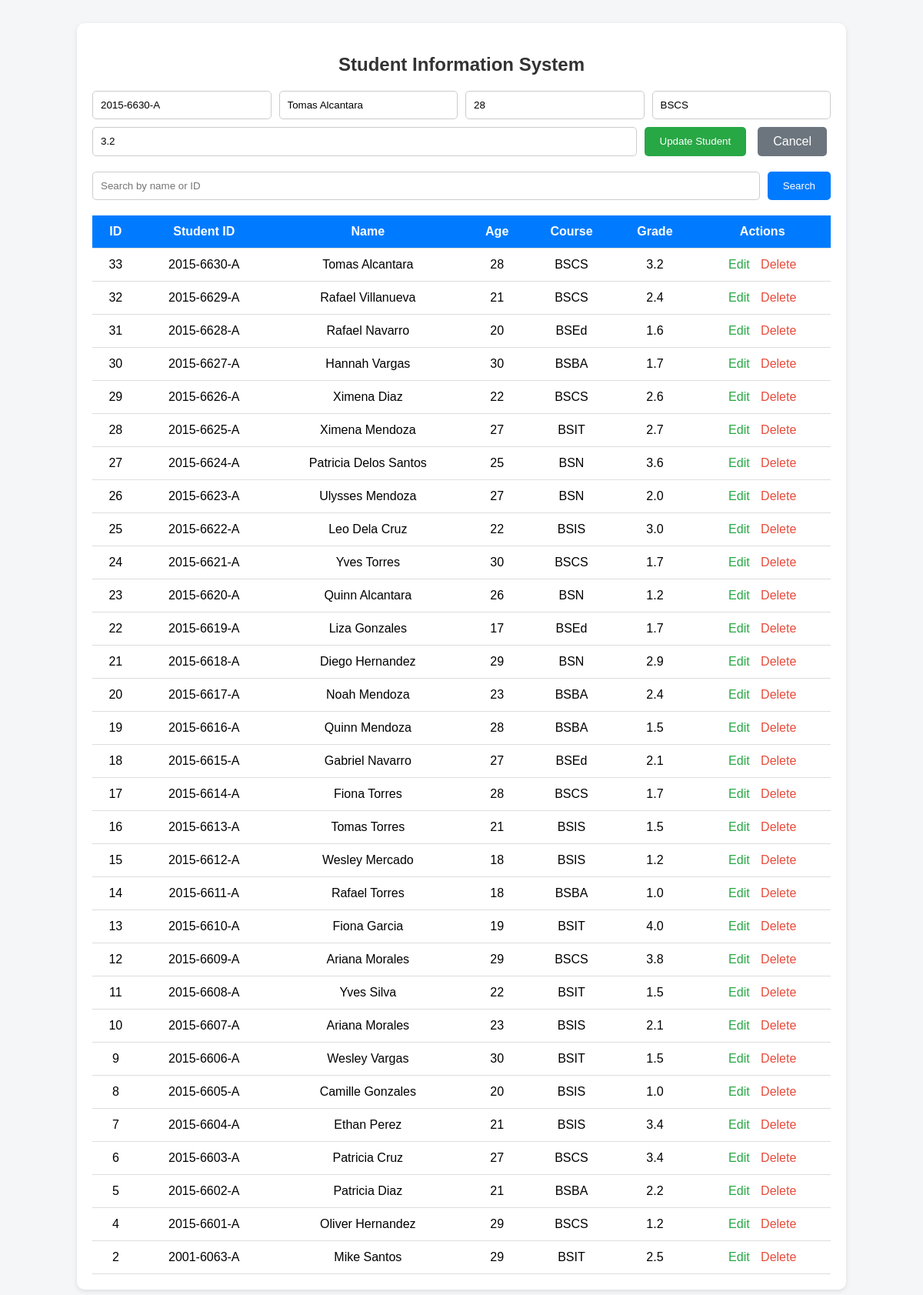
/?edit=33, run on the app's committed database.
### tables this page shows
CREATE TABLE `students` (
  `id` int(11) NOT NULL,
  `student_id` varchar(50) NOT NULL,
  `name` varchar(100) NOT NULL,
  `age` int(11) NOT NULL,
  `course` varchar(100) NOT NULL,
  `grade` varchar(5) NOT NULL
);

### index.php (the view, shortened to what this page needs)
<?php include 'db.php'; ?>
<!DOCTYPE html>
<html lang="en">
<head>
  <link rel="stylesheet" href="style.css">
</head>
<body>
  <div class="container">
    <h2>Student Information System</h2>
    <?php
    $student_id = "";
    $name = "";
    $age = "";
    $course = "";
    $grade = "";
    $update = false;
    if (isset($_GET['edit'])) {
        $id = $_GET['edit'];
        $update = true;
        $result = mysqli_query($conn, "SELECT * FROM students WHERE id=$id");
        if (mysqli_num_rows($result) == 1) {
            $row = mysqli_fetch_assoc($result);
            $student_id = $row['student_id'];
            $name = $row['name'];
            $age = $row['age'];
            $course = $row['course'];
            $grade = $row['grade'];
        }
    }
    $where = "";
    $result = mysqli_query($conn, "SELECT * FROM students $where ORDER BY id DESC");
    ?>
    <form method="POST">
      <input type="text" name="student_id" placeholder="Student ID" value="<?php echo $student_id; ?>" required>
      <input type="text" name="name" placeholder="Name" value="<?php echo $name; ?>" required>
      <input type="number" name="age" placeholder="Age" value="<?php echo $age; ?>" required>
      <input type="text" name="course" placeholder="Course" value="<?php echo $course; ?>" required>
      <input type="text" name="grade" placeholder="Grade" value="<?php echo $grade; ?>" required>
      <?php if ($update): ?>
        <button type="submit" name="update" class="update-btn">Update Student</button>
        <a href="index.php" class="cancel-btn">Cancel</a>
      <?php else: ?>
        <button type="submit" name="save">Add Student</button>
      <?php endif; ?>
    </form>
    <form method="GET" class="search-form">
      <input type="text" name="search" placeholder="Search by name or ID" value="<?php echo isset($_GET['search']) ? $_GET['search'] : ''; ?>">
      <button type="submit">Search</button>
    </form>
    <table>
      <tr>
        <th>ID</th>
        <th>Student ID</th>
        <th>Name</th>
        <th>Age</th>
        <th>Course</th>
        <th>Grade</th>
        <th>Actions</th>
      </tr>
      <?php while ($row = mysqli_fetch_assoc($result)) { ?>
        <tr>
          <td><?php echo $row['id']; ?></td>
          <td><?php echo $row['student_id']; ?></td>
          <td><?php echo $row['name']; ?></td>
          <td><?php echo $row['age']; ?></td>
          <td><?php echo $row['course']; ?></td>
          <td><?php echo $row['grade']; ?></td>
          <td>
            <a href="?edit=<?php echo $row['id']; ?>" class="edit-btn">Edit</a>
            <a href="?delete=<?php echo $row['id']; ?>" class="delete-btn" onclick="return confirm('Delete this record?')">Delete</a>
          </td>
        </tr>
      <?php } ?>
    </table>
  </div>
</body>
</html>

### style.css (style rules this page uses)
body { font-family: Arial, sans-serif; background: #f4f6f8; margin: 0; padding: 0; }
.container { width: 80%; margin: 30px auto; background: #fff; padding: 20px; border-radius: 10px; box-shadow: 0 2px 6px rgba(0,0,0,0.1); }
h2 { text-align: center; color: #333; }
form { display: flex; flex-wrap: wrap; gap: 10px; margin-bottom: 20px; }
input[type="text"], input[type="number"] { flex: 1; padding: 10px; border: 1px solid #ccc; border-radius: 5px; }
button { background-color: #007bff; border: none; color: white; padding: 10px 20px; border-radius: 5px; cursor: pointer; }
.update-btn { background-color: #28a745; }
.cancel-btn { background-color: #6c757d; color: white; text-decoration: none; padding: 10px 20px; border-radius: 5px; }
.search-form { justify-content: center; }
table { width: 100%; border-collapse: collapse; }
th, td { padding: 12px; text-align: center; border-bottom: 1px solid #ddd; }
th { background: #007bff; color: white; }
a { text-decoration: none; margin: 0 5px; }
.edit-btn { color: #28a745; }
.delete-btn { color: #e74c3c; }

### data on the page
students: student_id "2015-6630-A", name "Tomas Alcantara", age "28", course "BSCS", grade "3.2", id "33", student "2015-6630-A"
students: id "32", student "2015-6629-A", name "Rafael Villanueva", age "21", course "BSCS", grade "2.4"
students: id "31", student "2015-6628-A", name "Rafael Navarro", age "20", course "BSEd", grade "1.6"
students: id "30", student "2015-6627-A", name "Hannah Vargas", age "30", course "BSBA", grade "1.7"
students: id "29", student "2015-6626-A", name "Ximena Diaz", age "22", course "BSCS", grade "2.6"
students: id "28", student "2015-6625-A", name "Ximena Mendoza", age "27", course "BSIT", grade "2.7"
students: id "27", student "2015-6624-A", name "Patricia Delos Santos", age "25", course "BSN", grade "3.6"
students: id "26", student "2015-6623-A", name "Ulysses Mendoza", age "27", course "BSN", grade "2.0"
students: id "25", student "2015-6622-A", name "Leo Dela Cruz", age "22", course "BSIS", grade "3.0"
students: id "24", student "2015-6621-A", name "Yves Torres", age "30", course "BSCS", grade "1.7"
students: id "23", student "2015-6620-A", name "Quinn Alcantara", age "26", course "BSN", grade "1.2"
students: id "22", student "2015-6619-A", name "Liza Gonzales", age "17", course "BSEd", grade "1.7"
students: id "21", student "2015-6618-A", name "Diego Hernandez", age "29", course "BSN", grade "2.9"
students: id "20", student "2015-6617-A", name "Noah Mendoza", age "23", course "BSBA", grade "2.4"
students: id "19", student "2015-6616-A", name "Quinn Mendoza", age "28", course "BSBA", grade "1.5"
students: id "18", student "2015-6615-A", name "Gabriel Navarro", age "27", course "BSEd", grade "2.1"
students: id "17", student "2015-6614-A", name "Fiona Torres", age "28", course "BSCS", grade "1.7"
students: id "16", student "2015-6613-A", name "Tomas Torres", age "21", course "BSIS", grade "1.5"
students: id "15", student "2015-6612-A", name "Wesley Mercado", age "18", course "BSIS", grade "1.2"
students: id "14", student "2015-6611-A", name "Rafael Torres", age "18", course "BSBA", grade "1.0"
students: id "13", student "2015-6610-A", name "Fiona Garcia", age "19", course "BSIT", grade "4.0"
students: id "12", student "2015-6609-A", name "Ariana Morales", age "29", course "BSCS", grade "3.8"
students: id "11", student "2015-6608-A", name "Yves Silva", age "22", course "BSIT", grade "1.5"
students: id "10", student "2015-6607-A", name "Ariana Morales", age "23", course "BSIS", grade "2.1"
students: id "9", student "2015-6606-A", name "Wesley Vargas", age "30", course "BSIT", grade "1.5"
students: id "8", student "2015-6605-A", name "Camille Gonzales", age "20", course "BSIS", grade "1.0"
students: id "7", student "2015-6604-A", name "Ethan Perez", age "21", course "BSIS", grade "3.4"
students: id "6", student "2015-6603-A", name "Patricia Cruz", age "27", course "BSCS", grade "3.4"
students: id "5", student "2015-6602-A", name "Patricia Diaz", age "21", course "BSBA", grade "2.2"
students: id "4", student "2015-6601-A", name "Oliver Hernandez", age "29", course "BSCS", grade "1.2"
students: id "2", student "2001-6063-A", name "Mike Santos", age "29", course "BSIT", grade "2.5"
